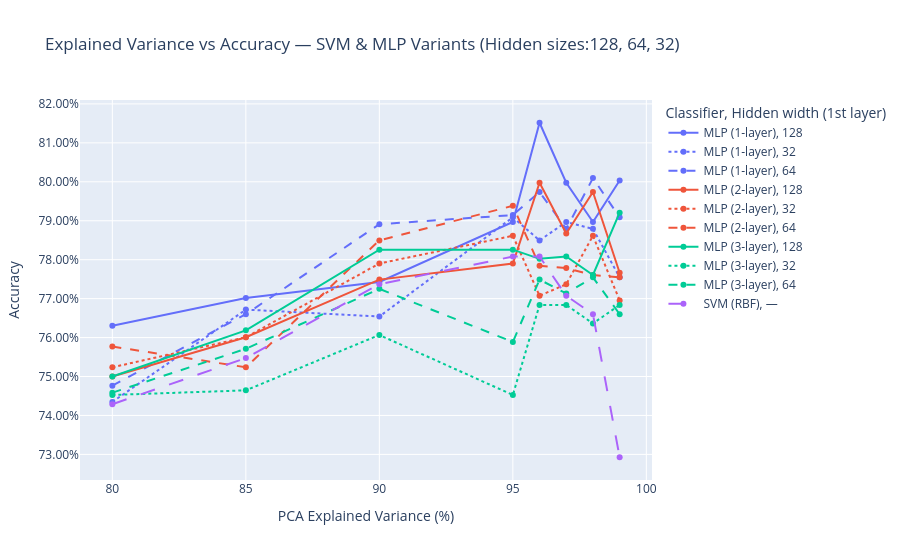

Write notebook code for a chart like this one.
### Markdown cell above
**Comparing performance on different combinations of extracted features and type of classification model used we need to create more pca objects**

### Code cell
# === PCA EV sweep with fixed nb_hidden {128,64,32} + loops.train/test + Plotly ===
torch.manual_seed(42)
np.random.seed(42)
import numpy as np
import pandas as pd
from sklearn.model_selection import train_test_split
from sklearn.preprocessing import StandardScaler
from sklearn.metrics import accuracy_score
from sklearn.svm import SVC
import torch
from torch.utils.data import DataLoader, Subset
import plotly.express as px
from IPython.display import display
import os

explained_variances = [0.80, 0.85, 0.90, 0.95, 0.96, 0.97, 0.98, 0.99]
hidden_grid = [128, 64, 32]        #fixed hidden sizes
batch_size = 90
epochs = 20
model_dir = "./final_model_paths"
os.makedirs(model_dir, exist_ok=True)

y_all = P2_df_Y.squeeze().astype(int).values
idx_all = np.arange(len(y_all))
train_idx, test_idx = train_test_split(idx_all, test_size=0.2, random_state=42, stratify=y_all)

results = []

device_str = "cuda" if torch.cuda.is_available() else ("mps" if torch.backends.mps.is_available() else "cpu")

def get_input_dim(X: np.ndarray) -> int:
    # Scalar feature count even if features are not strictly 2D
    return int(np.prod(X.shape[1:]))

for ev in explained_variances:
    #PCA features via your Extract_Features
    P2_PCA = Extract_Features(P2_df_X, P2_df_Y, feature="pca", explained_variance=ev)

    # Torch datasets for loops
    full_ds = P2_PCA
    train_ds = Subset(full_ds, train_idx.tolist())
    test_ds  = Subset(full_ds,  test_idx.tolist())

    train_loader = DataLoader(train_ds, batch_size=batch_size, shuffle=True,  drop_last=False)
    test_loader  = DataLoader(test_ds,  batch_size=batch_size, shuffle=False, drop_last=False)

    # Numpy arrays for SVM + meta
    X = P2_PCA.get_samples()
    y = P2_PCA.get_labels().squeeze().astype(int)
    X_train, X_test = X[train_idx], X[test_idx]
    y_train, y_test = y[train_idx], y[test_idx]

    input_dim = get_input_dim(X_train)
    num_classes = int(np.unique(y_all).size)

    #SVM baseline (no hidden layers)
    scaler = StandardScaler()
    X_train_s = scaler.fit_transform(X_train)
    X_test_s  = scaler.transform(X_test)

    svm = SVC(kernel="rbf", C=100, gamma="scale", random_state=42)
    svm.fit(X_train_s, y_train)
    svm_acc = accuracy_score(y_test, svm.predict(X_test_s))
    results.append({
        "explained_variance": int(ev * 100),
        "model": "SVM (RBF)",
        "nb_hidden": "—",
        "accuracy": svm_acc,
        "input_dim": input_dim,
        "hidden_layers": "—"
    })

    #MLP variants over fixed hidden sizes
    for h in hidden_grid:
        common_kwargs = {
            "nb_hidden": int(h),
            "input_dim": int(input_dim),
            "output_dim": int(num_classes),
            "dropout_rate": 0.2
        }

        mlp_runs = [
            ("MLP",         "MLP (1-layer)", "mlp1", [h]),
            ("MLP_2_layer", "MLP (2-layer)", "mlp2", [h, h // 2]),
            ("MLP_3_layer", "MLP (3-layer)", "mlp3", [h, h // 2, h // 4]),
        ]

        for ctor_name, pretty, tag, hidden_list in mlp_runs:
            model_ctor = globals().get(ctor_name, getattr(classify, ctor_name))
            model = model_ctor(**common_kwargs)

            model_path = os.path.join(model_dir, f"{tag}_ev{int(ev*100)}_h{h}_P2.pth")

            # Train 
            loops.train(
                model=model,
                model_path=model_path,
                train_loader=train_loader,
                val=False,
                val_loader=None,
                batch_size=batch_size,
                lr=1e-3,
                weight_decay=0,
                optim="adam",
                epochs=epochs,
            )

            # Test and get accuracy directly
            acc = loops.test(
                model=model,
                model_path=model_path,
                test_loader=test_loader,
                report=False,   # set True to see confusion matrix / report
                score=True,
                device=device_str
            )

            results.append({
                "explained_variance": int(ev * 100),
                "model": pretty,
                "nb_hidden": str(h),
                "accuracy": acc,
                "input_dim": input_dim,
                "hidden_layers": f"H={hidden_list}"
            })

df_res = pd.DataFrame(results).sort_values(["explained_variance", "model", "nb_hidden"]).reset_index(drop=True)

#color = model, line-dash = nb_hidden (so you can see how hidden width impacts each model)
fig = px.line(
    df_res,
    x="explained_variance",
    y="accuracy",
    color="model",
    line_dash="nb_hidden",
    markers=True,
    title="Explained Variance vs Accuracy — SVM & MLP Variants (Hidden sizes:128, 64, 32)",
    labels={
        "explained_variance": "PCA Explained Variance (%)",
        "accuracy": "Accuracy",
        "model": "Classifier",
        "nb_hidden": "Hidden width (1st layer)",
    },
    hover_data={"input_dim": True, "hidden_layers": True, "accuracy": ":.4f"}
)
fig.update_layout(hovermode="x unified", yaxis_tickformat=".2%", xaxis=dict(dtick=5))
fig.show()

display(df_res)

### Figure 1 — Plotly figure (JSON) as saved in the notebook; plotly's stock layout.template omitted (floating-point values rounded to 4 significant figures)
{"data": [{"customdata": [[99, "H=[128]"], [124, "H=[128]"], [162, "H=[128]"], [242, "H=[128]"], [273, "H=[128]"], [319, "H=[128]"], [397, "H=[128]"], [565, "H=[128]"]], "hovertemplate": "Classifier=MLP (1-layer)<br>Hidden width (1st layer)=128<br>PCA Explained Variance (%)=%{x}<br>Accuracy=%{y:.4f}<br>input_dim=%{customdata[0]}<br>hidden_layers=%{customdata[1]}<extra></extra>", "legendgroup": "MLP (1-layer), 128", "line": {"color": "#636efa", "dash": "solid"}, "marker": {"symbol": "circle"}, "mode": "lines+markers", "name": "MLP (1-layer), 128", "orientation": "v", "showlegend": true, "type": "scatter", "x": [80, 85, 90, 95, 96, 97, 98, 99], "xaxis": "x", "y": [0.763, 0.7701, 0.7743, 0.7897, 0.8152, 0.7998, 0.7897, 0.8004], "yaxis": "y"}, {"customdata": [[99, "H=[32]"], [124, "H=[32]"], [162, "H=[32]"], [242, "H=[32]"], [273, "H=[32]"], [319, "H=[32]"], [397, "H=[32]"], [565, "H=[32]"]], "hovertemplate": "Classifier=MLP (1-layer)<br>Hidden width (1st layer)=32<br>PCA Explained Variance (%)=%{x}<br>Accuracy=%{y:.4f}<br>input_dim=%{customdata[0]}<br>hidden_layers=%{customdata[1]}<extra></extra>", "legendgroup": "MLP (1-layer), 32", "line": {"color": "#636efa", "dash": "dot"}, "marker": {"symbol": "circle"}, "mode": "lines+markers", "name": "MLP (1-layer), 32", "orientation": "v", "showlegend": true, "type": "scatter", "x": [80, 85, 90, 95, 96, 97, 98, 99], "xaxis": "x", "y": [0.7435, 0.7672, 0.7654, 0.7909, 0.785, 0.7897, 0.7879, 0.7755], "yaxis": "y"}, {"customdata": [[99, "H=[64]"], [124, "H=[64]"], [162, "H=[64]"], [242, "H=[64]"], [273, "H=[64]"], [319, "H=[64]"], [397, "H=[64]"], [565, "H=[64]"]], "hovertemplate": "Classifier=MLP (1-layer)<br>Hidden width (1st layer)=64<br>PCA Explained Variance (%)=%{x}<br>Accuracy=%{y:.4f}<br>input_dim=%{customdata[0]}<br>hidden_layers=%{customdata[1]}<extra></extra>", "legendgroup": "MLP (1-layer), 64", "line": {"color": "#636efa", "dash": "dash"}, "marker": {"symbol": "circle"}, "mode": "lines+markers", "name": "MLP (1-layer), 64", "orientation": "v", "showlegend": true, "type": "scatter", "x": [80, 85, 90, 95, 96, 97, 98, 99], "xaxis": "x", "y": [0.7476, 0.766, 0.7891, 0.7915, 0.7974, 0.7879, 0.8009, 0.7909], "yaxis": "y"}, {"customdata": [[99, "H=[128, 64]"], [124, "H=[128, 64]"], [162, "H=[128, 64]"], [242, "H=[128, 64]"], [273, "H=[128, 64]"], [319, "H=[128, 64]"], [397, "H=[128, 64]"], [565, "H=[128, 64]"]], "hovertemplate": "Classifier=MLP (2-layer)<br>Hidden width (1st layer)=128<br>PCA Explained Variance (%)=%{x}<br>Accuracy=%{y:.4f}<br>input_dim=%{customdata[0]}<br>hidden_layers=%{customdata[1]}<extra></extra>", "legendgroup": "MLP (2-layer), 128", "line": {"color": "#EF553B", "dash": "solid"}, "marker": {"symbol": "circle"}, "mode": "lines+markers", "name": "MLP (2-layer), 128", "orientation": "v", "showlegend": true, "type": "scatter", "x": [80, 85, 90, 95, 96, 97, 98, 99], "xaxis": "x", "y": [0.75, 0.7601, 0.7749, 0.779, 0.7998, 0.7867, 0.7974, 0.7767], "yaxis": "y"}, {"customdata": [[99, "H=[32, 16]"], [124, "H=[32, 16]"], [162, "H=[32, 16]"], [242, "H=[32, 16]"], [273, "H=[32, 16]"], [319, "H=[32, 16]"], [397, "H=[32, 16]"], [565, "H=[32, 16]"]], "hovertemplate": "Classifier=MLP (2-layer)<br>Hidden width (1st layer)=32<br>PCA Explained Variance (%)=%{x}<br>Accuracy=%{y:.4f}<br>input_dim=%{customdata[0]}<br>hidden_layers=%{customdata[1]}<extra></extra>", "legendgroup": "MLP (2-layer), 32", "line": {"color": "#EF553B", "dash": "dot"}, "marker": {"symbol": "circle"}, "mode": "lines+markers", "name": "MLP (2-layer), 32", "orientation": "v", "showlegend": true, "type": "scatter", "x": [80, 85, 90, 95, 96, 97, 98, 99], "xaxis": "x", "y": [0.7524, 0.7601, 0.779, 0.7861, 0.7707, 0.7737, 0.7861, 0.7695], "yaxis": "y"}, {"customdata": [[99, "H=[64, 32]"], [124, "H=[64, 32]"], [162, "H=[64, 32]"], [242, "H=[64, 32]"], [273, "H=[64, 32]"], [319, "H=[64, 32]"], [397, "H=[64, 32]"], [565, "H=[64, 32]"]], "hovertemplate": "Classifier=MLP (2-layer)<br>Hidden width (1st layer)=64<br>PCA Explained Variance (%)=%{x}<br>Accuracy=%{y:.4f}<br>input_dim=%{customdata[0]}<br>hidden_layers=%{customdata[1]}<extra></extra>", "legendgroup": "MLP (2-layer), 64", "line": {"color": "#EF553B", "dash": "dash"}, "marker": {"symbol": "circle"}, "mode": "lines+markers", "name": "MLP (2-layer), 64", "orientation": "v", "showlegend": true, "type": "scatter", "x": [80, 85, 90, 95, 96, 97, 98, 99], "xaxis": "x", "y": [0.7577, 0.7524, 0.785, 0.7938, 0.7784, 0.7778, 0.7761, 0.7755], "yaxis": "y"}, {"customdata": [[99, "H=[128, 64, 32]"], [124, "H=[128, 64, 32]"], [162, "H=[128, 64, 32]"], [242, "H=[128, 64, 32]"], [273, "H=[128, 64, 32]"], [319, "H=[128, 64, 32]"], [397, "H=[128, 64, 32]"], [565, "H=[128, 64, 32]"]], "hovertemplate": "Classifier=MLP (3-layer)<br>Hidden width (1st layer)=128<br>PCA Explained Variance (%)=%{x}<br>Accuracy=%{y:.4f}<br>input_dim=%{customdata[0]}<br>hidden_layers=%{customdata[1]}<extra></extra>", "legendgroup": "MLP (3-layer), 128", "line": {"color": "#00cc96", "dash": "solid"}, "marker": {"symbol": "circle"}, "mode": "lines+markers", "name": "MLP (3-layer), 128", "orientation": "v", "showlegend": true, "type": "scatter", "x": [80, 85, 90, 95, 96, 97, 98, 99], "xaxis": "x", "y": [0.75, 0.7618, 0.7826, 0.7826, 0.7802, 0.7808, 0.7761, 0.7921], "yaxis": "y"}, {"customdata": [[99, "H=[32, 16, 8]"], [124, "H=[32, 16, 8]"], [162, "H=[32, 16, 8]"], [242, "H=[32, 16, 8]"], [273, "H=[32, 16, 8]"], [319, "H=[32, 16, 8]"], [397, "H=[32, 16, 8]"], [565, "H=[32, 16, 8]"]], "hovertemplate": "Classifier=MLP (3-layer)<br>Hidden width (1st layer)=32<br>PCA Explained Variance (%)=%{x}<br>Accuracy=%{y:.4f}<br>input_dim=%{customdata[0]}<br>hidden_layers=%{customdata[1]}<extra></extra>", "legendgroup": "MLP (3-layer), 32", "line": {"color": "#00cc96", "dash": "dot"}, "marker": {"symbol": "circle"}, "mode": "lines+markers", "name": "MLP (3-layer), 32", "orientation": "v", "showlegend": true, "type": "scatter", "x": [80, 85, 90, 95, 96, 97, 98, 99], "xaxis": "x", "y": [0.7453, 0.7464, 0.7607, 0.7453, 0.7684, 0.7684, 0.7636, 0.7684], "yaxis": "y"}, {"customdata": [[99, "H=[64, 32, 16]"], [124, "H=[64, 32, 16]"], [162, "H=[64, 32, 16]"], [242, "H=[64, 32, 16]"], [273, "H=[64, 32, 16]"], [319, "H=[64, 32, 16]"], [397, "H=[64, 32, 16]"], [565, "H=[64, 32, 16]"]], "hovertemplate": "Classifier=MLP (3-layer)<br>Hidden width (1st layer)=64<br>PCA Explained Variance (%)=%{x}<br>Accuracy=%{y:.4f}<br>input_dim=%{customdata[0]}<br>hidden_layers=%{customdata[1]}<extra></extra>", "legendgroup": "MLP (3-layer), 64", "line": {"color": "#00cc96", "dash": "dash"}, "marker": {"symbol": "circle"}, "mode": "lines+markers", "name": "MLP (3-layer), 64", "orientation": "v", "showlegend": true, "type": "scatter", "x": [80, 85, 90, 95, 96, 97, 98, 99], "xaxis": "x", "y": [0.7459, 0.7571, 0.7725, 0.7589, 0.7749, 0.7713, 0.7755, 0.766], "yaxis": "y"}, {"customdata": [[99, "—"], [124, "—"], [162, "—"], [242, "—"], [273, "—"], [319, "—"], [397, "—"], [565, "—"]], "hovertemplate": "Classifier=SVM (RBF)<br>Hidden width (1st layer)=—<br>PCA Explained Variance (%)=%{x}<br>Accuracy=%{y:.4f}<br>input_dim=%{customdata[0]}<br>hidden_layers=%{customdata[1]}<extra></extra>", "legendgroup": "SVM (RBF), —", "line": {"color": "#ab63fa", "dash": "longdash"}, "marker": {"symbol": "circle"}, "mode": "lines+markers", "name": "SVM (RBF), —", "orientation": "v", "showlegend": true, "type": "scatter", "x": [80, 85, 90, 95, 96, 97, 98, 99], "xaxis": "x", "y": [0.7429, 0.7547, 0.7737, 0.7808, 0.7808, 0.7707, 0.766, 0.7293], "yaxis": "y"}], "layout": {"hovermode": "x unified", "legend": {"title": {"text": "Classifier, Hidden width (1st layer)"}, "tracegroupgap": 0}, "title": {"text": "Explained Variance vs Accuracy — SVM & MLP Variants (Hidden sizes:128, 64, 32)"}, "xaxis": {"anchor": "y", "domain": [0, 1], "dtick": 5, "title": {"text": "PCA Explained Variance (%)"}}, "yaxis": {"anchor": "x", "domain": [0, 1], "tickformat": ".2%", "title": {"text": "Accuracy"}}}}
